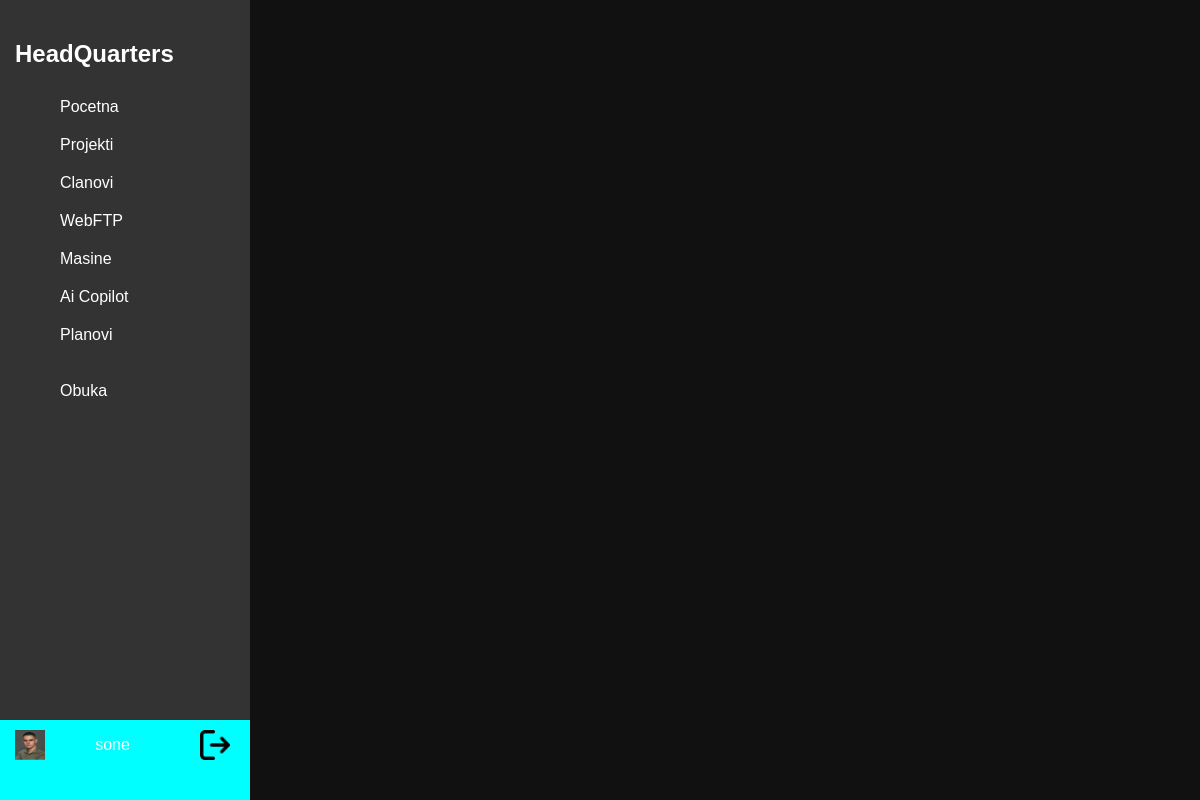
Page /masine/ (signed in) on the earlier database version.
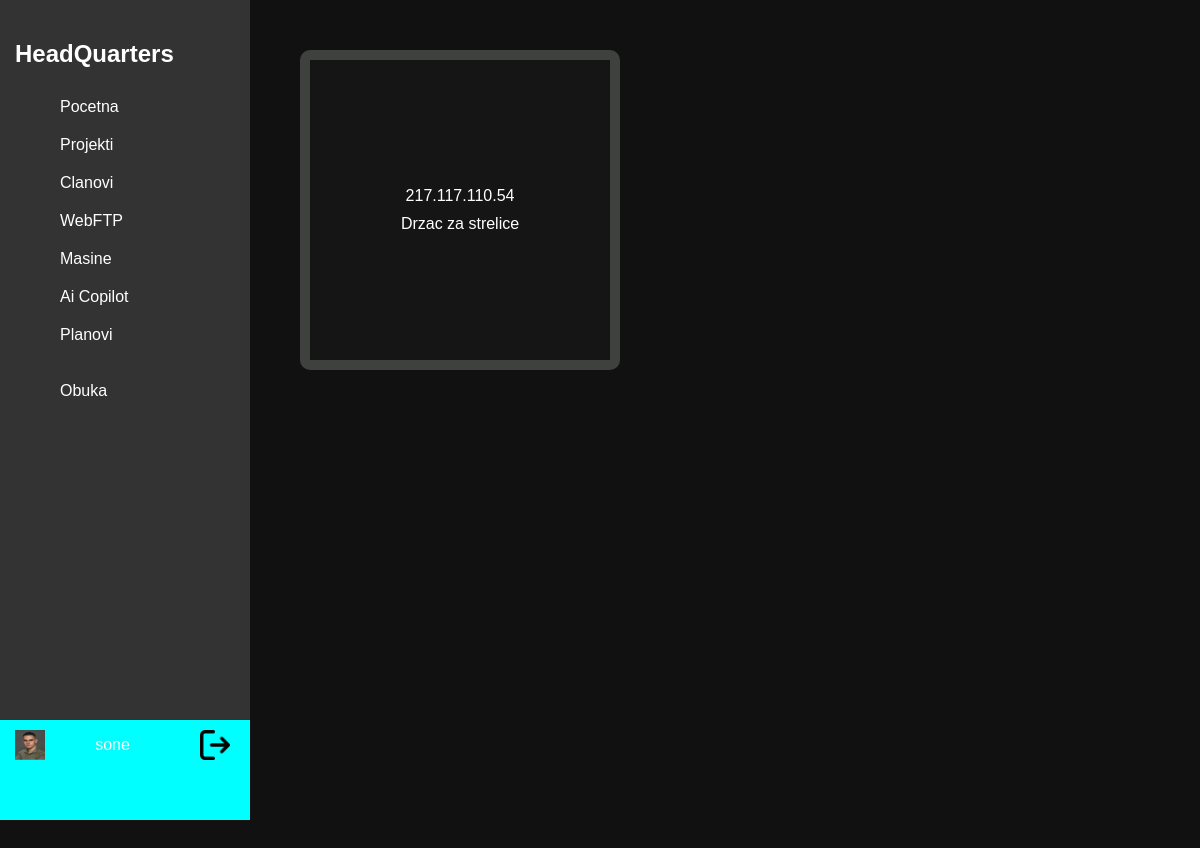
Same page on the later database version.
### home/models.py (models this page shows)
class Masina(models.Model):
    ip_adresa = models.CharField(max_length=20)
    ssh_username = models.CharField(max_length=20)
    ssh_password = models.CharField(max_length=25)
    ssh_port = models.IntegerField()
    ime = models.CharField(max_length=18)
    sistem_instaliran = models.TextField()
    kreiran = models.DateTimeField(auto_now_add=True)
    pristup = models.ManyToManyField(Clan)
    istice = models.DateField()
    aktivna = models.BooleanField()

### home/views.py (the view)
# urls.py: path('masine/', views.masine, name="masine"),
@login_required(login_url=settings.LOGIN_URL)
def masine(request):
    korisnik = request.user.clan
    masine = Masina.objects.all()
    context = {'masine': masine, 'korisnik':korisnik}
    return render(request, 'home/masine.html', context)

### home/models.py (called while the page is built)
    def __str__(self):
        return self.user.username

### home/templates/home/masine.html (shortened to what this page needs)
{% load static %}
<html lang="en" class="html">
<head>
    <link rel="stylesheet" href="{% static 'css/home.css' %}" class="css">
    <link rel="stylesheet" href="{% static 'css/masine.css' %}" class="css">
</head>
<body>
    {% include 'home/sidebar.html' %}
    <div class="container">
        <div class="masine">
            {% for masina in masine %}
            <div class="masina">
                {{masina.ip_adresa}}
                <a href="{% url 'pregledaj_masinu' masina_id=masina.id %}">
                    {{masina.ime}}
                </a>
            </div>
                {% endfor %}
        </div>
    </div>
</body>
</html>

Differences in the rows shown:
added Masina: ip_adresa "217.117.110.54", ime "Drzac za strelice"
